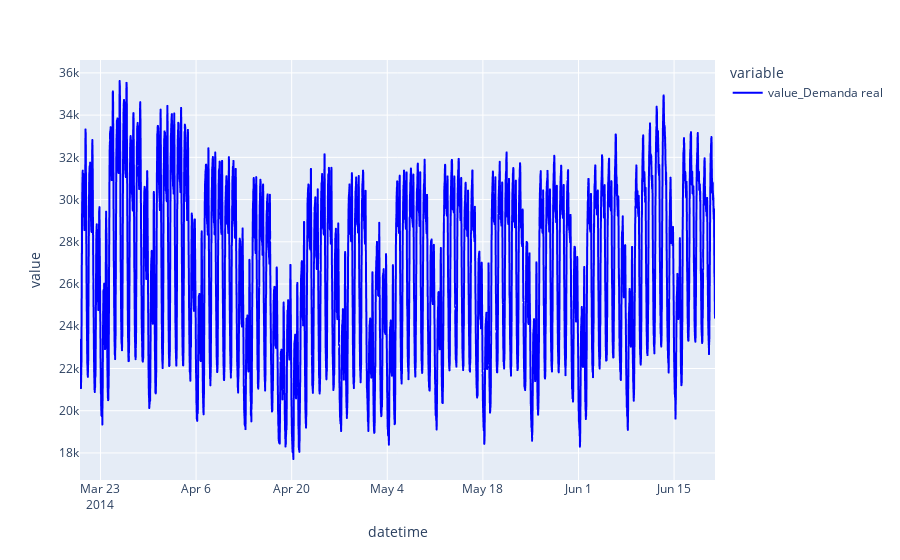

Here is the notebook cell this chart was saved with:
### Code cell
fig = px.line(df_primavera_año, x='datetime', y=["value_Demanda real"], color_discrete_sequence=["blue"])
fig.show()

### Figure 1 — Plotly figure (JSON) as saved in the notebook; plotly's stock layout.template omitted (floating-point values rounded to 4 significant figures; data arrays with more than 128 entries replaced by an {"elided": "..."} marker saying what was removed)
{"data": [{"hovertemplate": "variable=value_Demanda real<br>datetime=%{x}<br>value=%{y}<extra></extra>", "legendgroup": "value_Demanda real", "line": {"color": "blue", "dash": "solid"}, "marker": {"symbol": "circle"}, "mode": "lines", "name": "value_Demanda real", "showlegend": true, "type": "scattergl", "x": {"elided": "13392 str values"}, "xaxis": "x", "y": {"elided": "13392 int values"}, "yaxis": "y"}], "layout": {"legend": {"title": {"text": "variable"}, "tracegroupgap": 0}, "margin": {"t": 60}, "xaxis": {"anchor": "y", "domain": [0, 1], "title": {"text": "datetime"}}, "yaxis": {"anchor": "x", "domain": [0, 1], "title": {"text": "value"}}}}
